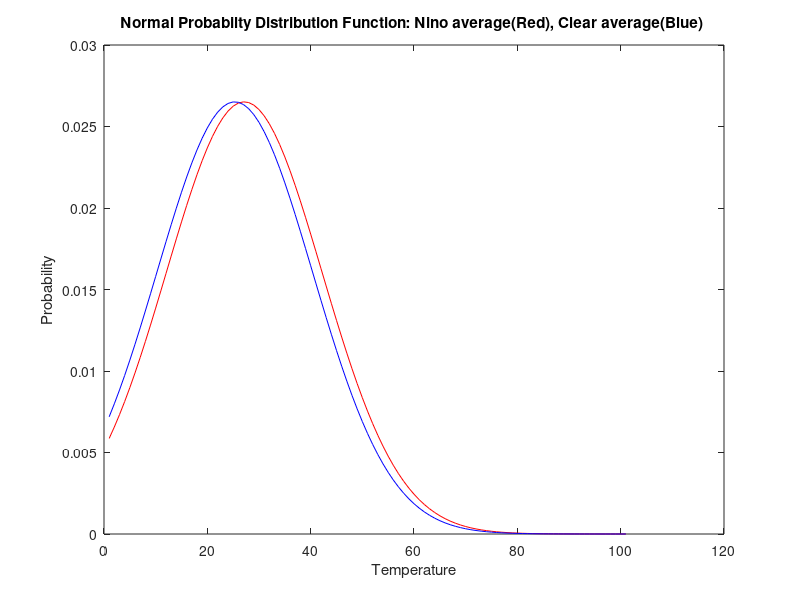

The MATLAB source for this figure:
clear; clc;

fid = fopen('A3.txt');
% Column header [year temp precip pressue Nino:Y/N]
A = fscanf(fid, '%i %f %f %f %s', [1 inf]);
fclose(fid);

A=A';

% Perform two-sample t test for June temperatures
% Find average temperature values for Nino and Clear years
ind_n = find(A=='Y');
n_t_avg = sum(A(ind_n-3))/size(ind_n,1);

ind_c = find(A=='N');
c_t_avg = sum(A(ind_c-3))/size(ind_c,1);

% Calculate s_nino^2 and s_clear^2
s_n2 = sum((A(ind_n-3)-n_t_avg).^2);
s_c2 = sum((A(ind_c-3)-c_t_avg).^2);

mm=20; nn=20;

t2 = (n_t_avg - c_t_avg)/sqrt(s_n2/(mm*(mm-1))+s_c2/(nn*(nn-1)));

% Draw a gaussian (i.e., normal) distribution with sample mean and t2
% standard deviation
x=[0:100];
pdn = normpdf(x,n_t_avg,t2);
pdc = normpdf(x,c_t_avg,t2);

figure(1);
plot(pdn,'r');
hold on;
plot(pdc,'b');


xlabel('Temperature');
ylabel('Probability');
title('Normal Probabilty Distribution Function: Nino average(Red), Clear average(Blue) ');

% Find 95% confidence

xt = norminv(0.95,n_t_avg,t2);

fprintf('Minimum difference in mean temperatures (0.95 confidence) is %4.3f degrees\n',abs(c_t_avg-xt));
fprintf('Current difference in mean temperatures is %4.3f degrees\n',abs(c_t_avg-n_t_avg));


